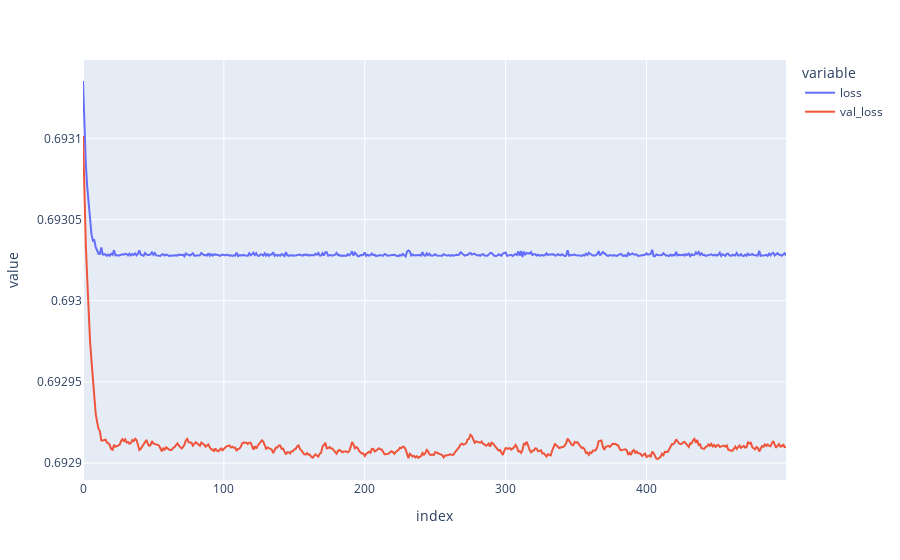

This figure's notebook cell:
### Code cell
metrics_2 = {'loss': history_2.history.get('loss'), 'val_loss': history_2.history.get('val_loss')}
fig = px.line(metrics_2)
fig.show()

### Figure 1 — Plotly figure (JSON) as saved in the notebook; plotly's stock layout.template omitted (floating-point values rounded to 4 significant figures; data arrays with more than 128 entries replaced by an {"elided": "..."} marker saying what was removed)
{"data": [{"hovertemplate": "variable=loss<br>index=%{x}<br>value=%{y}<extra></extra>", "legendgroup": "loss", "line": {"color": "#636efa", "dash": "solid"}, "marker": {"symbol": "circle"}, "mode": "lines", "name": "loss", "orientation": "v", "showlegend": true, "type": "scatter", "x": {"elided": "500 int values"}, "xaxis": "x", "y": {"elided": "500 float values"}, "yaxis": "y"}, {"hovertemplate": "variable=val_loss<br>index=%{x}<br>value=%{y}<extra></extra>", "legendgroup": "val_loss", "line": {"color": "#EF553B", "dash": "solid"}, "marker": {"symbol": "circle"}, "mode": "lines", "name": "val_loss", "orientation": "v", "showlegend": true, "type": "scatter", "x": {"elided": "500 int values"}, "xaxis": "x", "y": {"elided": "500 float values"}, "yaxis": "y"}], "layout": {"legend": {"title": {"text": "variable"}, "tracegroupgap": 0}, "margin": {"t": 60}, "xaxis": {"anchor": "y", "domain": [0, 1], "title": {"text": "index"}}, "yaxis": {"anchor": "x", "domain": [0, 1], "title": {"text": "value"}}}}
